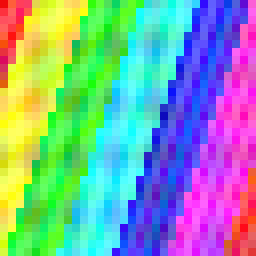
#> input picture testbench/data/test_image.png, 32 x 32 px (shown 8 times larger)
$ python 1_generate_pixel_input.py
#> lines starting #> are read from the running program, lines starting #| are printed output that depends on the picture
### testbench/lib/encoding.py
"""Thermometer encoder — bit-exact mirror of pixel_encoder.vhd.

VHDL reference (pixel_encoder.vhd):

    bin_idx := pixel_val srl (PX_BITS - clog2(ENC_BITS + 1))
    if bin_idx = 0 then
        encoded_val := (others => '0')
    else
        encoded_val := (1 sll bin_idx) - 1

For PX_BITS=8, ENC_BITS=7 -> clog2(8)=3, so bin_idx = pixel >> 5,
bin_idx in [0,7], producing the thermometer codes:

    bin_idx  pixel range   encoded (bin)   encoded (hex)
       0        0 -  31    0000000          0x00
       1       32 -  63    0000001          0x01
       2       64 -  95    0000011          0x03
       3       96 - 127    0000111          0x07
       4      128 - 159    0001111          0x0F
       5      160 - 191    0011111          0x1F
       6      192 - 223    0111111          0x3F
       7      224 - 255    1111111          0x7F
"""

from __future__ import annotations

import numpy as np


def clog2(n: int) -> int:
    """Mirror of the VHDL clog2 function in Functions.vhd."""
    if n <= 1:
        return 0
    v, r = n - 1, 0
    while v > 0:
        v //= 2
        r += 1
    return r


# [6 lines left out: function thermometer_encode, not called in this run]


def thermometer_encode_array(arr, px_bits: int = 8, enc_bits: int = 7):
    """Vectorised version. Accepts any array-like of integers."""
    a = np.asarray(arr, dtype=np.int32)
    bin_idx = a >> (px_bits - clog2(enc_bits + 1))
    out = np.where(bin_idx == 0, 0, (1 << bin_idx) - 1)
    return out.astype(np.uint8)


# [9 lines left out: function thermometer_to_intensity, not called in this run]


# [6 lines that do not run on import are left out]

### testbench/lib/visualize.py
"""Patch visualisation — renders patches AS THEY APPEAR IN THE PAYLOAD.

The goal is verification, not pretty pictures: if `patch[row][col]` is read
from the payload exactly as packed by `axis_patch_out`, and we draw it with
row 0 on top and col 0 on the left, then the first patch must look like the
top-left ps×ps corner of the input image. Any rotation, mirror, or shift in
the rendering tells us something is wrong in the RTL or in the packing.
"""

from __future__ import annotations

from typing import List, Sequence, Tuple

import numpy as np
from PIL import Image

from .encoding import thermometer_to_intensity
from .payload import PS, ENC_BITS, Patch


# ── Two rendering modes ───────────────────────────────────────────────────────
#
# "decoded"  — bin-index inverse: maps each 7-bit thermometer code back through
#              popcount → bin_idx → centre of original 8-bit bin.  Closest to
#              the true pixel colour; used for visual plausibility checks.
#
# "as_is"    — linear scale only: value × 255 / 127. Shows exactly what the
#              hardware stores in the payload — no extra interpretation step.
#              Use this to verify the encoding itself; the 8 visible grey
#              levels are the 8 thermometer bins.
#
# Channel mapping is the same in both modes: C0 → R, C1 → G, C2 → B.

def channels_to_rgb(c0: np.ndarray, c1: np.ndarray, c2: np.ndarray,
                    enc_bits: int = ENC_BITS,
                    as_is: bool = False) -> np.ndarray:
    """Convert three thermometer-encoded channel arrays to an H×W×3 uint8 RGB.

    Parameters
    ----------
    c0, c1, c2 : ndarray
        7-bit thermometer values, shape (H, W).
    enc_bits : int
        Number of encoding bits (default 7, must match the IP generic).
    as_is : bool
        If False (default), decode through the inverse thermometer function so
        the output approximates the original pixel colour.
        If True, scale linearly: out = value * 255 // (2**enc_bits - 1).
        Use ``as_is=True`` to see the raw payload values without interpretation.
    """
    if as_is:
        scale = 255 / ((1 << enc_bits) - 1)
        def _conv(arr: np.ndarray) -> np.ndarray:
            return np.clip(np.round(arr.astype(np.float32) * scale),
                           0, 255).astype(np.uint8)
        rgb = np.stack([_conv(c0), _conv(c1), _conv(c2)], axis=-1)
    else:
        decode = np.vectorize(lambda v: thermometer_to_intensity(int(v), enc_bits),
                              otypes=[np.uint8])
        rgb = np.stack([decode(c0), decode(c1), decode(c2)], axis=-1)
    return rgb


# ── Encoded full image ────────────────────────────────────────────────────────
def encoded_image_to_pil(raw_image: np.ndarray,
                          enc_bits: int = ENC_BITS,
                          as_is: bool = True) -> Image.Image:
    """Render a thermometer-encoded H×W×3 image array as a PIL Image.

    ``raw_image`` should contain 7-bit thermometer values (dtype uint8), with
    channel order [R-channel, G-channel, B-channel] → [C0, C1, C2].

    By default uses ``as_is=True`` so each pixel colour reflects the stored
    thermometer code directly, with no extra inverse-decode step.
    """
    rgb = channels_to_rgb(raw_image[..., 0], raw_image[..., 1],
                          raw_image[..., 2],
                          enc_bits=enc_bits, as_is=as_is)
    return Image.fromarray(rgb, mode="RGB")


# ── Single patch ─────────────────────────────────────────────────────────────
# [136 lines left out: functions patch_to_image, patches_to_grid, reconstruct_image, reconstruct_tiled, not called in this run]

### testbench/scripts/1_generate_pixel_input.py
#!/usr/bin/env python3
"""Convert a 32x32 RGB PNG to the testbench's `pixel_input.txt` format.

Also saves `encoded_image.png` beside the pixel text file: a direct render of
the thermometer-coded values (linear scale 0→127 as 0→255) so you can see the
quantisation introduced by the encoder before running any simulation.

Output format (top-row major, one pixel per line):

    # Test image 32x32 RGB
    # Format: "C0 C1 C2" hex per pixel, top-row major.
    # Channel mapping: C0 = R, C1 = G, C2 = B.
    # Pixel order: (0,0), (0,1), ..., (0,31), (1,0), ..., (31,31)
    FF AA 33
    12 34 56
    ...

This is the file the VHDL testbench reads. The same file is also consumed
by the on-board notebook (it just packs the values into 32-bit DMA words),
so simulation and hardware test the exact same input.
"""

from __future__ import annotations

import argparse
import os
import sys

import numpy as np

# Project root one level up
sys.path.insert(0, os.path.dirname(os.path.dirname(os.path.abspath(__file__))))

from PIL import Image                                                # noqa: E402

from lib.encoding  import thermometer_encode_array                  # noqa: E402
from lib.visualize import encoded_image_to_pil                      # noqa: E402


def write_pixel_input(png_path: str, out_path: str,
                      img_size: int = 32) -> None:
    img = Image.open(png_path).convert("RGB")
    if img.size != (img_size, img_size):
        # The shipped image is a 32x32 inside a white-padded canvas;
        # crop to top-left img_size×img_size as a safe default.
        if img.size[0] >= img_size and img.size[1] >= img_size:
            print(f"warning: input is {img.size}, cropping top-left "
                  f"{img_size}x{img_size}")
            img = img.crop((0, 0, img_size, img_size))
        else:
            print(f"warning: input is {img.size}, resizing to "
                  f"{img_size}x{img_size}")
            img = img.resize((img_size, img_size), Image.NEAREST)

    raw = np.array(img, dtype=np.uint8)                # (H, W, 3)
    pixels = [(int(raw[r, c, 0]), int(raw[r, c, 1]), int(raw[r, c, 2]))
              for r in range(img_size) for c in range(img_size)]

    # ── Thermometer-encode all channels ──────────────────────────────────────
    enc = thermometer_encode_array(raw)                # (H, W, 3), values 0-127
    unique_vals = sorted(set(int(v) for v in enc.flat))
    print(f"raw min/max  : {raw.min()}, {raw.max()}")
    print(f"enc unique   : {unique_vals}")

    # ── Write pixel_input.txt ─────────────────────────────────────────────────
    with open(out_path, "w") as f:
        f.write("# Test image 32x32 RGB\n")
        f.write("# Format: \"C0 C1 C2\" hex per pixel, top-row major.\n")
        f.write("# Channel mapping: C0 = R, C1 = G, C2 = B.\n")
        f.write("# Pixel order: (0,0), (0,1), ..., (row,col), ... (31,31)\n")
        for r, g, b in pixels:
            f.write(f"{r:02X} {g:02X} {b:02X}\n")
    print(f"wrote {len(pixels)} pixels  -> {out_path}")

    # ── Save encoded image (as-is: raw thermometer values, 0-127 -> 0-255) ──
    enc_img = encoded_image_to_pil(enc, as_is=True)
    enc_out = os.path.join(os.path.dirname(out_path), "encoded_image.png")
    # Save at a legible size
    enc_img.resize((img_size * 8, img_size * 8), Image.NEAREST).save(enc_out)
    print(f"encoded image (as-is, 8x scale)  -> {enc_out}")


def main() -> None:
    here = os.path.dirname(os.path.abspath(__file__))
    root = os.path.dirname(here)
    parser = argparse.ArgumentParser(description=__doc__)
    parser.add_argument("--png", default=os.path.join(root, "data",
                                                      "test_image.png"))
    parser.add_argument("--out", default=os.path.join(root, "sim",
                                                      "pixel_input_2.txt"))
    args = parser.parse_args()
    write_pixel_input(args.png, args.out)
#> in write_pixel_input, img is the input picture: PIL image 32x32 RGB; mean R, G, B 129.8, 165.2, 164.5
#> in write_pixel_input, `pixels = [(int(raw[r, c, 0]), int(raw[r, c, 1]), int(raw[r, c, 2])) fo..`: pixels = 1024 items, first 6: (240, 10, 10), (255, 95, 58), (255, 62, 91), (251, 62, 99), (228, 213, 78), (213, 240, 35)
#> in thermometer_encode_array, `bin_idx = a >> (px_bits - clog2(enc_bits + 1))`:
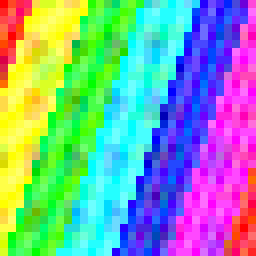
#> bin_idx: shape (32, 32, 3) int32 (shown 8 times larger); mean R, G, B 3.51, 4.58, 4.55; drawn with min black and max white
#> in thermometer_encode_array, `out = np.where(bin_idx == 0, 0, (1 << bin_idx) - 1)`:
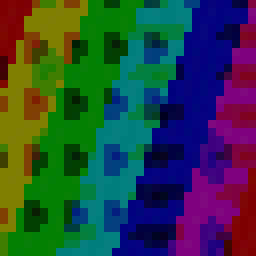
#> out: shape (32, 32, 3) int32 (shown 8 times larger); mean R, G, B 43.2, 65.1, 63.6
#> in write_pixel_input, `unique_vals = sorted(set(int(v) for v in enc.flat))`: unique_vals = [0, 1, 3, 7, 31, 63, 127]
#| raw min/max  : 10, 255
#| enc unique   : [0, 1, 3, 7, 31, 63, 127]
#> the loop in write_pixel_input, `for r, g, b in pixels:` made 1024 passes
#| wrote 1024 pixels  -> testbench/sim/pixel_input_2.txt


if __name__ == "__main__":
#> (the run stopped early here; a loop or call above may not have finished)
